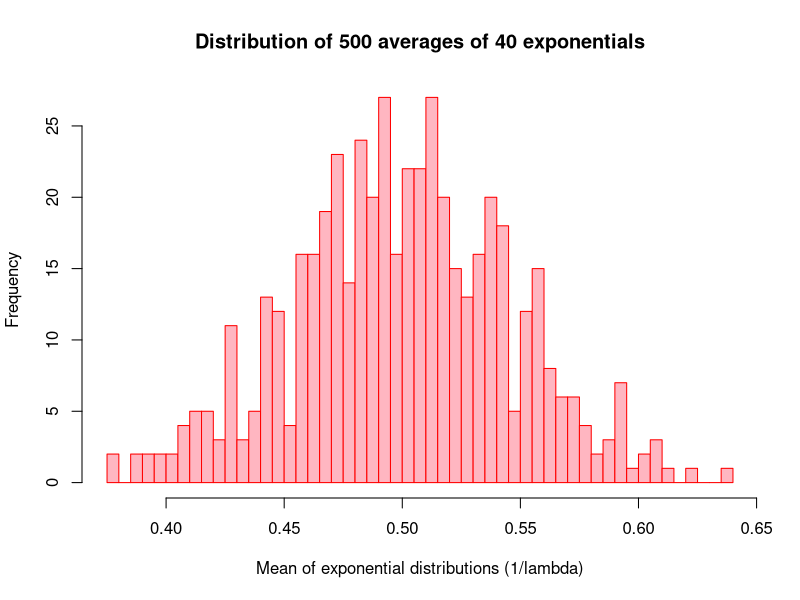
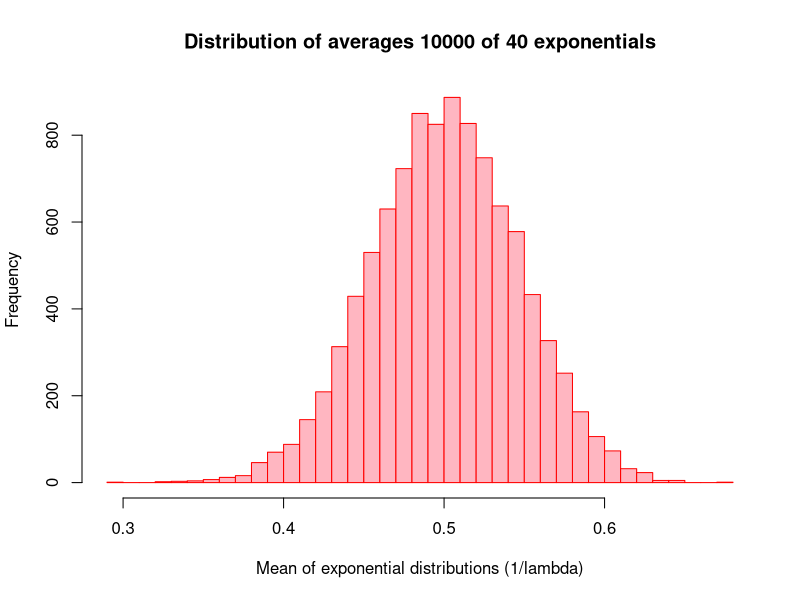
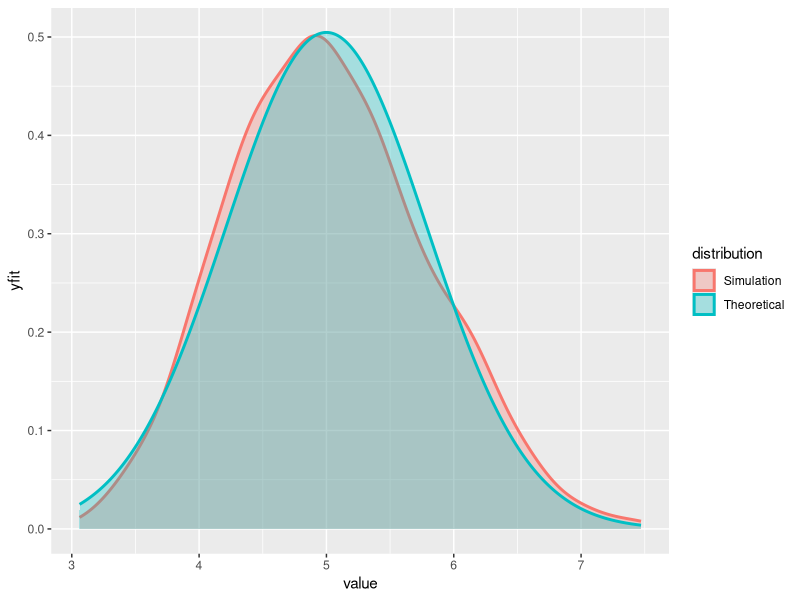
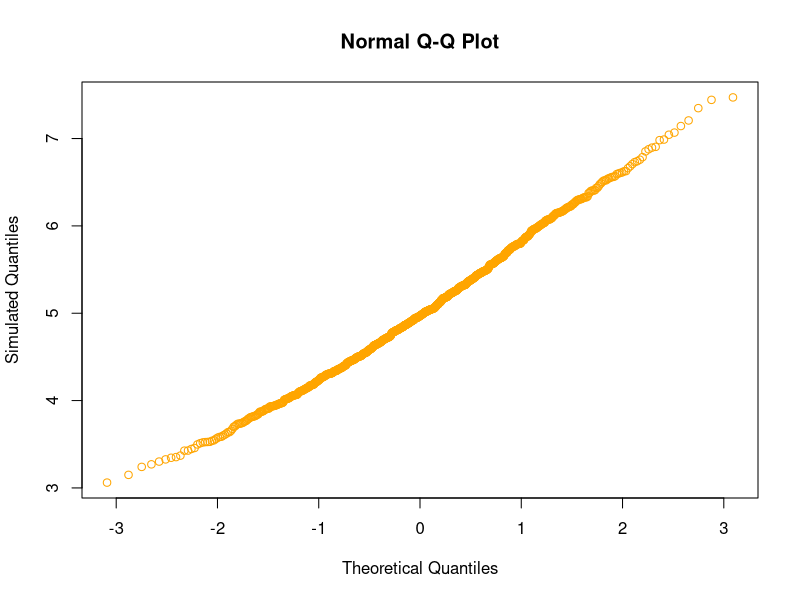

Write R code to recreate these figures, in order.
## ---- chunk 1

library(knitr)
library(ggplot2)

opts_chunk$set(fig.keep = "yes", fig.path = 'fig/')
## ---- chunk 2
mns = NULL
for (i in 1:500) mns = c(mns, mean(runif(40)))
hist(mns,breaks = 50, col = "lightpink", border = "red", main = "Distribution of 500 averages of 40 exponentials", xlab = "Mean of exponential distributions (1/lambda)" )
## ---- chunk 3
mns = NULL
for (i in 1:10000) mns = c(mns, mean(runif(40)))
hist(mns,breaks = 50, col = "lightpink", border = "red", main = "Distribution of averages 10000 of 40 exponentials", xlab = "Mean of exponential distributions (1/lambda)" )
## ---- chunk 4
set.seed(13137); lambda <- 0.2; sim <- 1000; n <- 40

#Simulated data
simexp <- replicate(sim, rexp(n,lambda))
meanexp <- colMeans(simexp)
sstdev <- sd(meanexp)

svar <- sstdev^2
smean <- mean(meanexp)

#Theoretical data
tstdev <- (1/lambda)/sqrt(n)
tvar <- tstdev^2
tmean <- 1/lambda

#coefficients matrix
data <- matrix(c(smean, sstdev, svar, tmean, tstdev, tvar), ncol = 3, byrow = TRUE)
colnames(data) <- c( "  Mean  ", "  Standard Variation", "  Variance  ")
rownames(data) <- c( "Simulated Data: ", "Theorical Data: ")
data <- as.table( data)
## ---- chunk 5
# Lets have a look at the data
data
## ---- chunk 6
#creating the simulated distribution data
mns = NULL
for (i in 1:sim) {
  mns = c(mns,mean(rexp(n,lambda)))
}
simdata = data.frame(value = mns,distribution = "Simulation")
#creating the theorical distribution
xrange = seq(min(mns), max(mns), length = sim)
yfit = dnorm(xrange, mean = tmean, sd = (1/lambda/sqrt(n)))
theodata = data.frame(xrange,yfit,theoretical = "Theoretical")

gp = ggplot(data = simdata, aes_string(x = "value"))
gp = gp + geom_density(aes_string(fill = "distribution", colour = "distribution"),alpha = 0.3,size = 1)
gp = gp + geom_area(data = theodata,aes(x = xrange,y = yfit,fill = "Theoretical",colour = "Theoretical"),alpha = 0.3,size = 1)
gp
## ---- chunk 7

n = length(mns)
prob = (1:n)/(n + 1)
quant = qnorm(prob,mean(mns),sd(mns))
quantZ = NULL
for (i in 1:sim) {quantZ = c(quantZ,(quant[i] - mean(mns))/sd(mns))}
plot(sort(quantZ),sort(mns),main = "Normal Q-Q Plot",xlab = "Theoretical Quantiles",ylab = "Simulated Quantiles",col = "orange")

